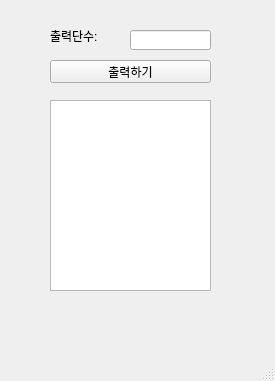
<?xml version="1.0" encoding="UTF-8"?>
<ui version="4.0">
 <class>MainWindow</class>
 <widget class="QMainWindow" name="MainWindow">
  <property name="geometry">
   <rect>
    <x>0</x>
    <y>0</y>
    <width>275</width>
    <height>381</height>
   </rect>
  </property>
  <property name="windowTitle">
   <string>MainWindow</string>
  </property>
  <widget class="QWidget" name="centralwidget">
   <widget class="QLabel" name="lbl">
    <property name="geometry">
     <rect>
      <x>50</x>
      <y>30</y>
      <width>56</width>
      <height>12</height>
     </rect>
    </property>
    <property name="text">
     <string>출력단수:</string>
    </property>
   </widget>
   <widget class="QLineEdit" name="le">
    <property name="geometry">
     <rect>
      <x>130</x>
      <y>30</y>
      <width>81</width>
      <height>20</height>
     </rect>
    </property>
   </widget>
   <widget class="QPushButton" name="pb">
    <property name="geometry">
     <rect>
      <x>50</x>
      <y>60</y>
      <width>161</width>
      <height>23</height>
     </rect>
    </property>
    <property name="text">
     <string>출력하기</string>
    </property>
   </widget>
   <widget class="QTextEdit" name="te">
    <property name="geometry">
     <rect>
      <x>50</x>
      <y>100</y>
      <width>161</width>
      <height>191</height>
     </rect>
    </property>
   </widget>
  </widget>
  <widget class="QMenuBar" name="menubar">
   <property name="geometry">
    <rect>
     <x>0</x>
     <y>0</y>
     <width>275</width>
     <height>21</height>
    </rect>
   </property>
  </widget>
  <widget class="QStatusBar" name="statusbar"/>
 </widget>
 <resources/>
 <connections/>
</ui>
